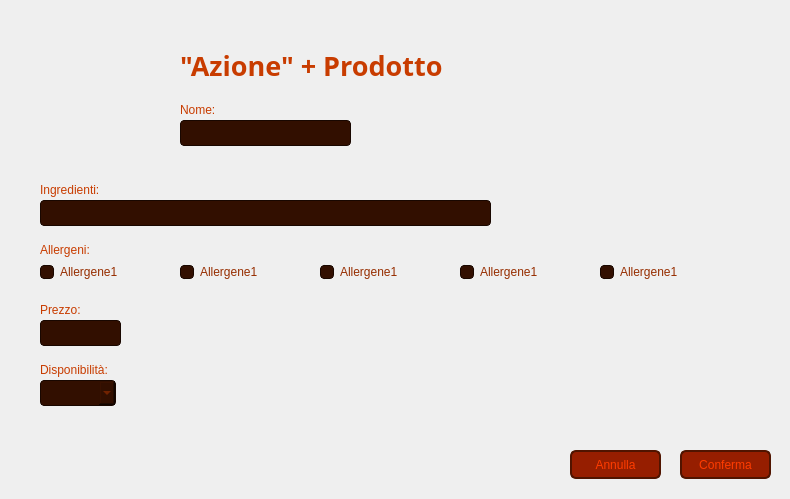
<?xml version="1.0" encoding="UTF-8"?>
<ui version="4.0">
 <class>VistaInserisciModificaProdottoAmministratore</class>
 <widget class="QWidget" name="VistaInserisciModificaProdottoAmministratore">
  <property name="geometry">
   <rect>
    <x>0</x>
    <y>0</y>
    <width>790</width>
    <height>499</height>
   </rect>
  </property>
  <property name="windowTitle">
   <string>Inserisci/Modifica Prodotto - CineMax</string>
  </property>
  <widget class="QLabel" name="Sfondo">
   <property name="geometry">
    <rect>
     <x>0</x>
     <y>0</y>
     <width>791</width>
     <height>501</height>
    </rect>
   </property>
   <property name="font">
    <font>
     <family>Segoe UI</family>
    </font>
   </property>
   <property name="styleSheet">
    <string notr="true">QLabel {
    background: qlineargradient(
        x1: 0, y1: 1,
        x2: 0, y2: 0,
        stop: 0 #320F00,
        stop: 1 #641E00
    );
}</string>
   </property>
   <property name="text">
    <string/>
   </property>
  </widget>
  <widget class="QLabel" name="labelIconaFotoAmministratore">
   <property name="geometry">
    <rect>
     <x>30</x>
     <y>30</y>
     <width>131</width>
     <height>131</height>
    </rect>
   </property>
   <property name="text">
    <string/>
   </property>
   <property name="pixmap">
    <pixmap>Immagini/IconaFotoAmministratore.png</pixmap>
   </property>
   <property name="scaledContents">
    <bool>true</bool>
   </property>
  </widget>
  <widget class="QLabel" name="labelNome">
   <property name="geometry">
    <rect>
     <x>180</x>
     <y>100</y>
     <width>63</width>
     <height>20</height>
    </rect>
   </property>
   <property name="styleSheet">
    <string notr="true">QLabel {
    color: #C83C00;
}</string>
   </property>
   <property name="text">
    <string>Nome:</string>
   </property>
   <property name="alignment">
    <set>Qt::AlignmentFlag::AlignLeading|Qt::AlignmentFlag::AlignLeft|Qt::AlignmentFlag::AlignVCenter</set>
   </property>
  </widget>
  <widget class="QLabel" name="labelTitoloPrincipale">
   <property name="geometry">
    <rect>
     <x>180</x>
     <y>30</y>
     <width>351</width>
     <height>71</height>
    </rect>
   </property>
   <property name="font">
    <font>
     <family>Segoe UI Variable</family>
     <pointsize>20</pointsize>
     <bold>true</bold>
    </font>
   </property>
   <property name="styleSheet">
    <string notr="true">QLabel {
    color: #C83C00;
}</string>
   </property>
   <property name="text">
    <string>&quot;Azione&quot; + Prodotto</string>
   </property>
   <property name="alignment">
    <set>Qt::AlignmentFlag::AlignLeading|Qt::AlignmentFlag::AlignLeft|Qt::AlignmentFlag::AlignVCenter</set>
   </property>
  </widget>
  <widget class="QLabel" name="labelIngredienti">
   <property name="geometry">
    <rect>
     <x>40</x>
     <y>180</y>
     <width>81</width>
     <height>20</height>
    </rect>
   </property>
   <property name="styleSheet">
    <string notr="true">QLabel {
    color: #C83C00;
}</string>
   </property>
   <property name="text">
    <string>Ingredienti:</string>
   </property>
   <property name="alignment">
    <set>Qt::AlignmentFlag::AlignLeading|Qt::AlignmentFlag::AlignLeft|Qt::AlignmentFlag::AlignVCenter</set>
   </property>
  </widget>
  <widget class="QLabel" name="labelDisponibile">
   <property name="geometry">
    <rect>
     <x>40</x>
     <y>360</y>
     <width>101</width>
     <height>20</height>
    </rect>
   </property>
   <property name="styleSheet">
    <string notr="true">QLabel {
    color: #C83C00;
}</string>
   </property>
   <property name="text">
    <string>Disponibilità:</string>
   </property>
   <property name="alignment">
    <set>Qt::AlignmentFlag::AlignLeading|Qt::AlignmentFlag::AlignLeft|Qt::AlignmentFlag::AlignVCenter</set>
   </property>
  </widget>
  <widget class="QLabel" name="labelAllergeni">
   <property name="geometry">
    <rect>
     <x>40</x>
     <y>240</y>
     <width>81</width>
     <height>20</height>
    </rect>
   </property>
   <property name="styleSheet">
    <string notr="true">QLabel {
    color: #C83C00;
}</string>
   </property>
   <property name="text">
    <string>Allergeni:</string>
   </property>
   <property name="alignment">
    <set>Qt::AlignmentFlag::AlignLeading|Qt::AlignmentFlag::AlignLeft|Qt::AlignmentFlag::AlignVCenter</set>
   </property>
  </widget>
  <widget class="QLabel" name="labelPrezzo">
   <property name="geometry">
    <rect>
     <x>40</x>
     <y>300</y>
     <width>81</width>
     <height>20</height>
    </rect>
   </property>
   <property name="styleSheet">
    <string notr="true">QLabel {
    color: #C83C00;
}</string>
   </property>
   <property name="text">
    <string>Prezzo:</string>
   </property>
   <property name="alignment">
    <set>Qt::AlignmentFlag::AlignLeading|Qt::AlignmentFlag::AlignLeft|Qt::AlignmentFlag::AlignVCenter</set>
   </property>
  </widget>
  <widget class="QLineEdit" name="lineEditNome">
   <property name="geometry">
    <rect>
     <x>180</x>
     <y>120</y>
     <width>171</width>
     <height>26</height>
    </rect>
   </property>
   <property name="styleSheet">
    <string notr="true">QLineEdit {
    background-color: #320F00;
    color: #962D00;
    border: 1px solid #190700;
    border-radius: 4px;
}</string>
   </property>
   <property name="text">
    <string/>
   </property>
  </widget>
  <widget class="QLineEdit" name="lineEditPrezzo">
   <property name="geometry">
    <rect>
     <x>40</x>
     <y>320</y>
     <width>81</width>
     <height>26</height>
    </rect>
   </property>
   <property name="styleSheet">
    <string notr="true">QLineEdit {
    background-color: #320F00;
    color: #962D00;
    border: 1px solid #190700;
    border-radius: 4px;
}</string>
   </property>
   <property name="text">
    <string/>
   </property>
  </widget>
  <widget class="QComboBox" name="comboBoxDisponibile">
   <property name="geometry">
    <rect>
     <x>40</x>
     <y>380</y>
     <width>76</width>
     <height>26</height>
    </rect>
   </property>
   <property name="styleSheet">
    <string notr="true">QComboBox {
    background-color: #320F00;
    color: #962D00;
    border: 1px solid #190700;
    border-radius: 4px;
}

QComboBox QAbstractItemView {
    background-color: #320F00;
	color: #962D00;
    border: 1px solid #190700;
	border-radius: 4px;
    selection-background-color: #C83200;
}

QComboBox QAbstractItemView::item:hover {
    background-color: #C83200;
}</string>
   </property>
  </widget>
  <widget class="QCheckBox" name="checkBoxAllergene1">
   <property name="geometry">
    <rect>
     <x>40</x>
     <y>260</y>
     <width>121</width>
     <height>24</height>
    </rect>
   </property>
   <property name="styleSheet">
    <string notr="true">QCheckBox {
	color: #962D00;
}

QCheckBox::indicator {
    background-color: #320F00;
    border: 1px solid #190700;
    border-radius: 4px;
}

QCheckBox::indicator:hover {
	    background-color: #C83200;
}

QCheckBox::indicator:checked {
	    background-color: #C83200;
}


</string>
   </property>
   <property name="text">
    <string>Allergene1</string>
   </property>
  </widget>
  <widget class="QCheckBox" name="checkBoxAllergene2">
   <property name="geometry">
    <rect>
     <x>180</x>
     <y>260</y>
     <width>121</width>
     <height>24</height>
    </rect>
   </property>
   <property name="styleSheet">
    <string notr="true">QCheckBox {
	color: #962D00;
}

QCheckBox::indicator {
    background-color: #320F00;
    border: 1px solid #190700;
    border-radius: 4px;
}

QCheckBox::indicator:hover {
	    background-color: #C83200;
}

QCheckBox::indicator:checked {
	    background-color: #C83200;
}


</string>
   </property>
   <property name="text">
    <string>Allergene1</string>
   </property>
  </widget>
  <widget class="QCheckBox" name="checkBoxAllergene3">
   <property name="geometry">
    <rect>
     <x>320</x>
     <y>260</y>
     <width>121</width>
     <height>24</height>
    </rect>
   </property>
   <property name="styleSheet">
    <string notr="true">QCheckBox {
	color: #962D00;
}

QCheckBox::indicator {
    background-color: #320F00;
    border: 1px solid #190700;
    border-radius: 4px;
}

QCheckBox::indicator:hover {
	    background-color: #C83200;
}

QCheckBox::indicator:checked {
	    background-color: #C83200;
}


</string>
   </property>
   <property name="text">
    <string>Allergene1</string>
   </property>
  </widget>
  <widget class="QCheckBox" name="checkBoxAllergene4">
   <property name="geometry">
    <rect>
     <x>460</x>
     <y>260</y>
     <width>121</width>
     <height>24</height>
    </rect>
   </property>
   <property name="styleSheet">
    <string notr="true">QCheckBox {
	color: #962D00;
}

QCheckBox::indicator {
    background-color: #320F00;
    border: 1px solid #190700;
    border-radius: 4px;
}

QCheckBox::indicator:hover {
	    background-color: #C83200;
}

QCheckBox::indicator:checked {
	    background-color: #C83200;
}


</string>
   </property>
   <property name="text">
    <string>Allergene1</string>
   </property>
  </widget>
  <widget class="QCheckBox" name="checkBoxAllergene5">
   <property name="geometry">
    <rect>
     <x>600</x>
     <y>260</y>
     <width>121</width>
     <height>24</height>
    </rect>
   </property>
   <property name="styleSheet">
    <string notr="true">QCheckBox {
	color: #962D00;
}

QCheckBox::indicator {
    background-color: #320F00;
    border: 1px solid #190700;
    border-radius: 4px;
}

QCheckBox::indicator:hover {
	    background-color: #C83200;
}

QCheckBox::indicator:checked {
	    background-color: #C83200;
}


</string>
   </property>
   <property name="text">
    <string>Allergene1</string>
   </property>
  </widget>
  <widget class="QLineEdit" name="lineEditIngredienti">
   <property name="geometry">
    <rect>
     <x>40</x>
     <y>200</y>
     <width>451</width>
     <height>26</height>
    </rect>
   </property>
   <property name="styleSheet">
    <string notr="true">QLineEdit {
    background-color: #320F00;
    color: #962D00;
    border: 1px solid #190700;
    border-radius: 4px;
}</string>
   </property>
   <property name="text">
    <string/>
   </property>
  </widget>
  <widget class="QPushButton" name="pushButtonConferma">
   <property name="geometry">
    <rect>
     <x>680</x>
     <y>450</y>
     <width>91</width>
     <height>29</height>
    </rect>
   </property>
   <property name="styleSheet">
    <string notr="true">QPushButton {
    background-color: #961E00;
    color: #FF3C00;
    border: 2px solid #501400;
    border-radius: 6px;
}

QPushButton:hover {
    background-color: #C83200;
}</string>
   </property>
   <property name="text">
    <string>Conferma</string>
   </property>
  </widget>
  <widget class="QPushButton" name="pushButtonAnnulla">
   <property name="geometry">
    <rect>
     <x>570</x>
     <y>450</y>
     <width>91</width>
     <height>29</height>
    </rect>
   </property>
   <property name="styleSheet">
    <string notr="true">QPushButton {
    background-color: #961E00;
    color: #FF3C00;
    border: 2px solid #501400;
    border-radius: 6px;
}

QPushButton:hover {
    background-color: #C83200;
}</string>
   </property>
   <property name="text">
    <string>Annulla</string>
   </property>
  </widget>
 </widget>
 <resources/>
 <connections/>
</ui>
